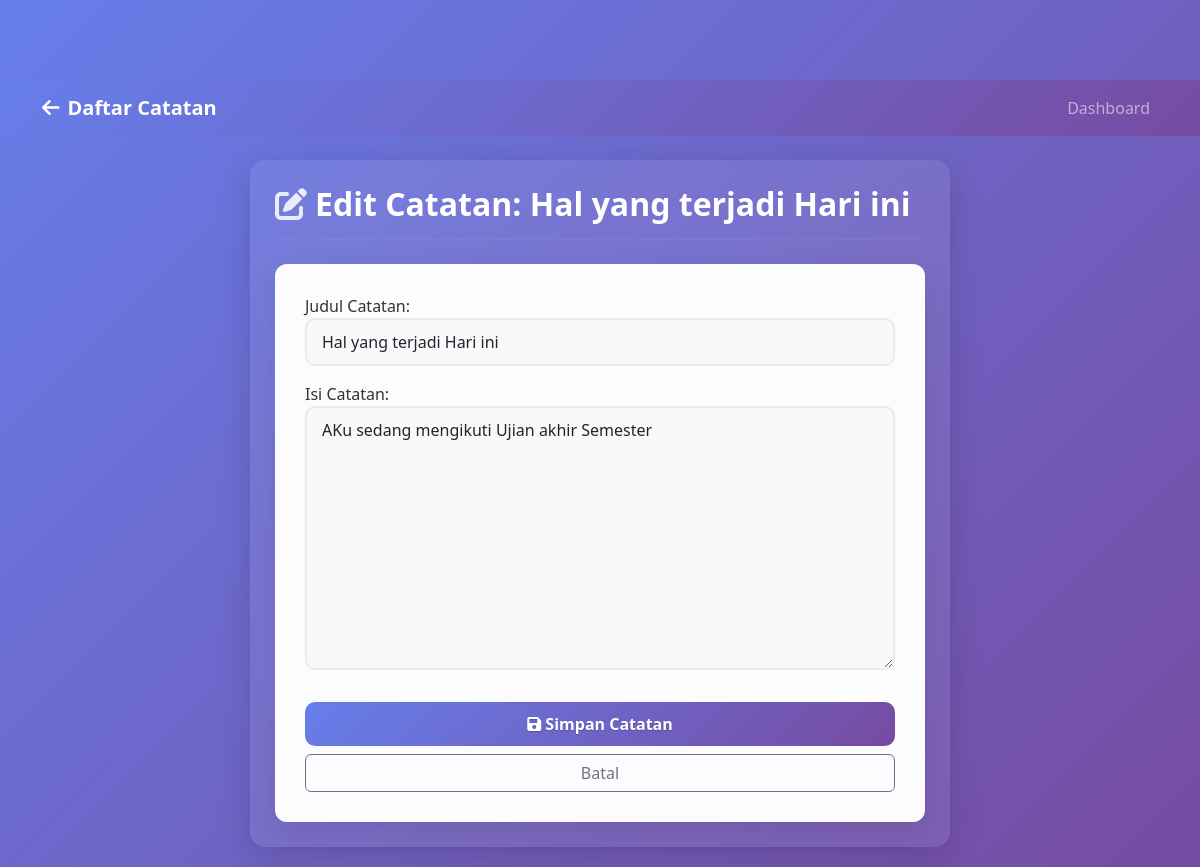
/catatan-saya/3/edit/ (signed in), run on the app's committed database.
### notes/models.py (models this page shows, shortened)
class Note(models.Model):
    user = models.ForeignKey(settings.AUTH_USER_MODEL, on_delete=models.CASCADE, related_name='notes')
    title = models.CharField(max_length=255)
    content = models.TextField()
    created_at = models.DateTimeField(default=timezone.now)
    updated_at = models.DateTimeField(auto_now=True)
    class Meta:
        ordering = ['-updated_at'] # Urutkan berdasarkan yang terakhir diupdate tampil duluan

### notes/views.py (the view)
# urls.py: path('<int:note_id>/edit/', views.note_update_view, name='note_update'),
@login_required
def note_update_view(request, note_id):
    note = get_object_or_404(Note, id=note_id, user=request.user)
    if request.method == 'POST':
        form = NoteForm(request.POST, instance=note)
        if form.is_valid():
            form.save()
            messages.success(request, f"Catatan '{note.title}' berhasil diperbarui.")
            return redirect('notes:note_detail', note_id=note.id)
        else:
            messages.error(request, "Gagal memperbarui catatan. Periksa kembali isian form.")
            context = {
                'title': f'Edit Catatan: {note.title}',
                'form': form,  # Form dengan error
                'note': note
            }
            return render(request, 'notes/note_form_page.html', context)
    else:  # GET request
        form = NoteForm(instance=note)
    context = {
        'title': f'Edit Catatan: {note.title}',
        'form': form,
        'note': note
    }
    return render(request, 'notes/note_form_page.html', context)

### notes/forms.py
class NoteForm(forms.ModelForm):
    title = forms.CharField(
        label="Judul Catatan",
        widget=forms.TextInput(attrs={
            'class': 'form-control form-control-lg', # Kelas Bootstrap untuk input besar
            'placeholder': 'Masukkan judul catatan...'
        })
    )
    content = forms.CharField(
        label="Isi Catatan",
        widget=forms.Textarea(attrs={
            'class': 'form-control',
            'rows': 10, # Jumlah baris awal textarea
            'placeholder': 'Tulis catatan Anda di sini...'
        })
    )
    class Meta:
        model = Note
        fields = ['title', 'content']

### templates/notes/note_form_page.html (shortened to what this page needs)
{% load static %}
<!DOCTYPE html>
<html lang="id">
<head>
    <link href="https://cdnjs.cloudflare.com/ajax/libs/bootstrap/5.3.0/css/bootstrap.min.css" rel="stylesheet">
    <link href="https://cdnjs.cloudflare.com/ajax/libs/font-awesome/6.0.0/css/all.min.css" rel="stylesheet">
</head>
<body>
    <nav class="navbar navbar-expand-lg navbar-dark mb-4" style="background: linear-gradient(135deg, #667eea 0%, #764ba2 100%);">
        <div class="container">
            <a class="navbar-brand fw-bold" href="{% url 'notes:note_list' %}">
                <i class="fas fa-arrow-left me-2"></i>Daftar Catatan
            </a>
            <div class="collapse navbar-collapse" id="navbarNavNoteForm">
                <ul class="navbar-nav ms-auto">
                    {% if user.is_authenticated %}
                        <li class="nav-item"><a class="nav-link" href="{% url 'users:dashboard' %}">Dashboard</a></li>
                    {% endif %}
                </ul>
            </div>
        </div>
    </nav>
    <div class="container notes-form-page-container mt-4">
        <h2><i class="fas fa-edit me-2"></i>{{ title }}</h2>
        <hr class="mb-4">
        <div class="form-card">
            <form method="post"> {% csrf_token %}
                {{ form.as_p }}
                <button type="submit" class="btn btn-note-submit w-100 mt-3">
                    <i class="fas fa-save"></i> Simpan Catatan
                </button>
                <a href="{% if note %}{% url 'notes:note_detail' note.id %}{% else %}{% url 'notes:note_list' %}{% endif %}" class="btn btn-outline-secondary w-100 mt-2">Batal</a>
            </form>
        </div>
    </div>
</body>
</html>

### templates/notes/note_form_page.html (style rules this page uses)
body { background: linear-gradient(135deg, #667eea 0%, #764ba2 100%); min-height: 100vh; font-family: 'Segoe UI', Tahoma, Geneva, Verdana, sans-serif; color: #333; padding-top: 80px; padding-bottom: 20px; }
.notes-form-page-container { max-width: 700px; margin: 0 auto; padding: 25px; background-color: rgba(255, 255, 255, 0.08); backdrop-filter: blur(5px); border-radius: 15px; box-shadow: 0 8px 32px rgba(0,0,0,0.15); color: #fff; }
.notes-form-page-container h2 { color: #ffffff; font-weight: 600; }
.notes-form-page-container h2 i { color: rgba(255,255,255,0.85); }
.notes-form-page-container hr { border-color: rgba(255,255,255,0.2) !important; }
.form-card { background: rgba(255, 255, 255, 0.98); color: #333; border-radius: 12px; padding: 30px; box-shadow: 0 10px 30px rgba(0, 0, 0, 0.1); }
.form-card .form-control { background: #f8f9fa; border: 2px solid #e9ecef; border-radius: 10px; padding: 10px 15px; font-size: 1rem; margin-bottom: 5px; }
.btn-note-submit { background: linear-gradient(135deg, #667eea 0%, #764ba2 100%); border: none; border-radius: 10px; padding: 10px 20px; font-size: 1rem; font-weight: 600; color: white; text-shadow: 0 1px 1px rgba(0,0,0,0.2); }

### data on the page
Note: title "Hal yang terjadi Hari ini", content "AKu sedang mengikuti Ujian akhir Semester"

### other printed values
{{ title }} "Edit Catatan: Hal yang terjadi Hari ini"
